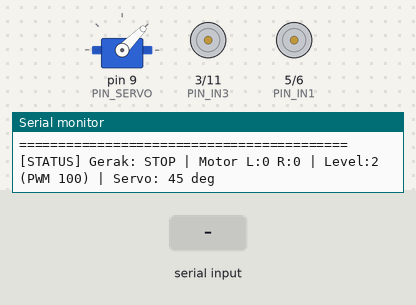
The sketch below on a simulated Arduino Uno, built with avr-gcc and run on an emulated ATmega328P. Parts: servo, motor-driver pin pairs drawn as motors (green arrow = first pin HIGH = forward, orange = second pin HIGH = backward, longer = more drive), the last lines printed to the serial monitor. The inputs (shaded band) are chosen by the test bench.

Above: at 1.2 s.
1.3 s: "e\n" received over Serial
At 1.8 s:
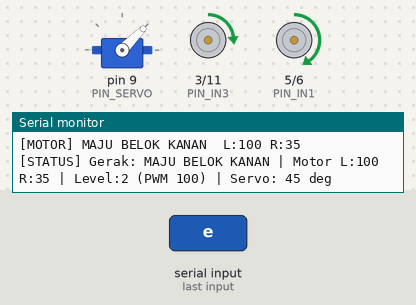
2.8 s: "z\n" received over Serial
At 3.9 s:
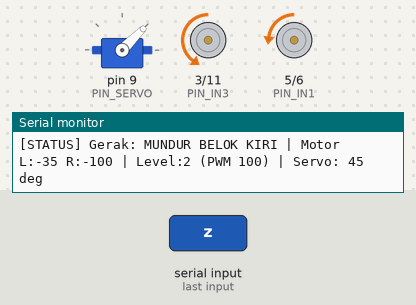
4.3 s: "c\n" received over Serial
At 5.0 s:
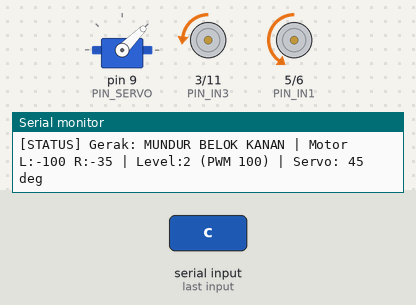
5.8 s: "w90\n" received over Serial
At 6.4 s:
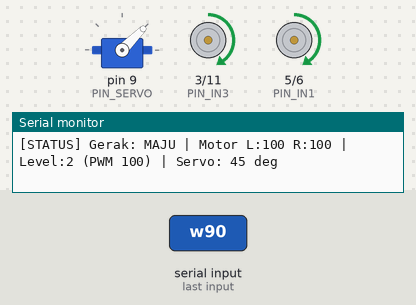
7.3 s: "s90\n" received over Serial
At 7.8 s:
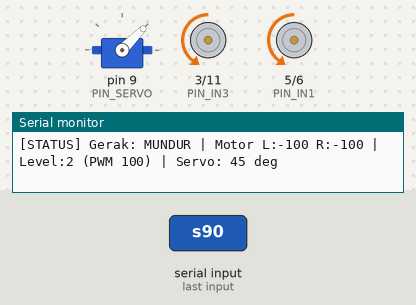
8.8 s: "a90\n" received over Serial
At 9.9 s:
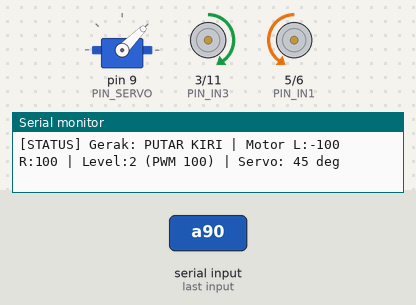
Timing chart, 0 to 11.3 s (numbered marks = the images above; inputs shaded):
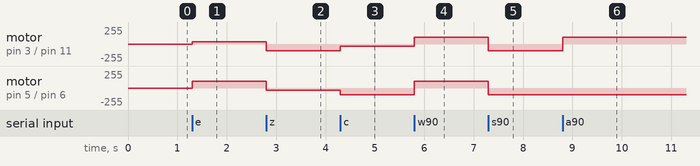

Measured:
- after the input at 1.3 s, motor on pin 3 (PIN_IN3) / pin 11 (PIN_IN4): stopped → forward 35/255 at once; motor on pin 5 (PIN_IN1) / pin 6 (PIN_IN2): stopped → forward 100/255 at once
- after the input at 2.8 s, motor on pin 3 (PIN_IN3) / pin 11 (PIN_IN4): forward 35/255 → backward 100/255 at once; motor on pin 5 (PIN_IN1) / pin 6 (PIN_IN2): forward 100/255 → backward 35/255 at once
- after the input at 4.3 s, motor on pin 3 (PIN_IN3) / pin 11 (PIN_IN4): backward 100/255 → backward 35/255 at once; motor on pin 5 (PIN_IN1) / pin 6 (PIN_IN2): backward 35/255 → backward 100/255 at once
- after the input at 5.8 s, motor on pin 3 (PIN_IN3) / pin 11 (PIN_IN4): backward 35/255 → forward 100/255 at once; motor on pin 5 (PIN_IN1) / pin 6 (PIN_IN2): backward 100/255 → forward 100/255 at once
- after the input at 7.3 s, motor on pin 3 (PIN_IN3) / pin 11 (PIN_IN4), motor on pin 5 (PIN_IN1) / pin 6 (PIN_IN2): forward 100/255 → backward 100/255 at once
- after the input at 8.8 s, motor on pin 3 (PIN_IN3) / pin 11 (PIN_IN4): backward 100/255 → forward 100/255 at once

The sketch:

robot_transporter_keyboard_v2.ino
```cpp
/*
  =====================================================================
   ROBOT TRANSPORTER V2 - Kontrol lewat KEYBOARD LAPTOP (Serial Monitor)
   Arduino Uno + Driver TA6586 + Servo
  =====================================================================
   Library: hanya Servo.h (bawaan Arduino IDE, tidak perlu download)

   Pembagian pin (sama dengan versi PS2):
     Motor A (kiri)  : IN1 = D5,  IN2 = D6   (driver D0, D1)
     Motor B (kanan) : IN3 = D3,  IN4 = D11  (driver D2, D3)
     Servo (sinyal)  : D9

   Cara pakai:
     1. Upload, lalu buka Serial Monitor (115200 baud).
     2. Ketik huruf perintah di kotak kirim, lalu tekan ENTER.
     3. Bisa juga beberapa perintah sekaligus, misal "2w" = level 2 lalu maju.

   PERINTAH GERAK:
     w = maju              s = mundur
     a = putar kiri        d = putar kanan
     q = maju belok kiri   e = maju belok kanan
     z = mundur belok kiri c = mundur belok kanan
     x atau spasi = STOP

   KECEPATAN:
     1 = pelan   2 = sedang   3 = cepat

   SERVO:
     i = naik 10 derajat   k = turun 10 derajat
     u = posisi ATAS       j = posisi TENGAH     m = posisi BAWAH
     v<angka> = sudut tertentu, contoh: v60

   LAIN-LAIN:
     p = tampilkan status    h = tampilkan bantuan
  =====================================================================
*/

#include <Servo.h>

// ---------------------- PIN ----------------------
#define PIN_IN1    5    // Motor A
#define PIN_IN2    6    // Motor A
#define PIN_IN3    3    // Motor B
#define PIN_IN4    11   // Motor B
#define PIN_SERVO  9

// ------------------- PENGATURAN ------------------
const bool BALIK_MOTOR_KIRI  = false;   // true kalau arah motor kiri terbalik
const bool BALIK_MOTOR_KANAN = false;   // true kalau arah motor kanan terbalik
const bool TUKAR_KIRI_KANAN  = false;   // true kalau motor kiri & kanan tertukar

const int SPEED_LEVEL[] = {80, 100, 180}; // pelan, sedang, cepat (maks 255)
int speedIndex = 1;                        // mulai dari "sedang"
const int RASIO_BELOK = 35;                // roda dalam saat belok = 35% kecepatan

// Servo (sesuaikan dengan mekanik gripper / lifter)
const int SERVO_BAWAH  = 0;
const int SERVO_TENGAH = 45;
const int SERVO_ATAS   = 90;
const int SERVO_STEP   = 10;               // derajat per tekan i / k

// Berhenti otomatis setelah X ms sejak perintah gerak terakhir.
// 0 = nonaktif (robot jalan terus sampai diberi perintah x / spasi).
// Contoh 500 = tiap perintah gerak membuat robot jalan 0,5 detik lalu berhenti.
const unsigned long AUTO_STOP_MS = 0;

// Tampilkan status otomatis tiap X ms selama robot bergerak (0 = nonaktif)
const unsigned long STATUS_BERKALA_MS = 1000;
// -------------------------------------------------

Servo servoAngkut;

int servoPos   = SERVO_TENGAH;
int motorKiri  = 0;
int motorKanan = 0;
char gerakTerakhir = 'x';
const char *namaGerak = "STOP";
unsigned long waktuGerak  = 0;
unsigned long lastStatus  = 0;

// ================= FUNGSI MOTOR =================
void setMotor(int pinA, int pinB, int speed) {
  speed = constrain(speed, -100, 100);
  if (speed > 0) {
    analogWrite(pinA, speed);
    digitalWrite(pinB, LOW);
  } else if (speed < 0) {
    digitalWrite(pinA, LOW);
    analogWrite(pinB, -speed);
  } else {
    digitalWrite(pinA, LOW);
    digitalWrite(pinB, LOW);
  }
}

void drive(int kiri, int kanan) {
  motorKiri  = kiri;
  motorKanan = kanan;
  if (TUKAR_KIRI_KANAN) { int t = kiri; kiri = kanan; kanan = t; }
  if (BALIK_MOTOR_KIRI)  kiri  = -kiri;
  if (BALIK_MOTOR_KANAN) kanan = -kanan;
  setMotor(PIN_IN1, PIN_IN2, kiri);
  setMotor(PIN_IN3, PIN_IN4, kanan);
}

// Jalankan gerakan sesuai huruf perintah, dengan kecepatan level saat ini
void jalankanGerak(char g) {
  int v  = SPEED_LEVEL[speedIndex];
  int vb = (long)v * RASIO_BELOK / 100;

  switch (g) {
    case 'w': drive( v,   v);   namaGerak = "MAJU";              break;
    case 's': drive(-v,  -v);   namaGerak = "MUNDUR";            break;
    case 'a': drive(-v,   v);   namaGerak = "PUTAR KIRI";        break;
    case 'd': drive( v,  -v);   namaGerak = "PUTAR KANAN";       break;
    case 'q': drive( vb,  v);   namaGerak = "MAJU BELOK KIRI";   break;
    case 'e': drive( v,   vb);  namaGerak = "MAJU BELOK KANAN";  break;
    case 'z': drive(-vb, -v);   namaGerak = "MUNDUR BELOK KIRI"; break;
    case 'c': drive(-v,  -vb);  namaGerak = "MUNDUR BELOK KANAN";break;
    default:  drive( 0,   0);   namaGerak = "STOP"; g = 'x';     break;
  }
  gerakTerakhir = g;
  waktuGerak = millis();
}

// ================= FUNGSI SERVO =================
void gerakServo(int sudut, const char *sebab) {
  int batasMin = min(SERVO_BAWAH, SERVO_ATAS);
  int batasMax = max(SERVO_BAWAH, SERVO_ATAS);
  bool mentok = (sudut < batasMin || sudut > batasMax);
  sudut = constrain(sudut, batasMin, batasMax);

  servoPos = sudut;
  servoAngkut.write(servoPos);

  Serial.print(F("[SERVO] "));
  Serial.print(servoPos);
  Serial.print(F(" deg  <- "));
  Serial.print(sebab);
  if (mentok) Serial.print(F("  (mentok batas)"));
  Serial.println();
}

// ================= TAMPILAN =================
void tampilkanStatus() {
  Serial.print(F("[STATUS] Gerak: "));  Serial.print(namaGerak);
  Serial.print(F(" | Motor L:"));       Serial.print(motorKiri);
  Serial.print(F(" R:"));               Serial.print(motorKanan);
  Serial.print(F(" | Level:"));         Serial.print(speedIndex + 1);
  Serial.print(F(" (PWM "));            Serial.print(SPEED_LEVEL[speedIndex]);
  Serial.print(F(") | Servo: "));       Serial.print(servoPos);
  Serial.println(F(" deg"));
}

void tampilkanBantuan() {
  Serial.println(F("\n============ KONTROL KEYBOARD ============"));
  Serial.println(F("  q   w   e      w/s = maju/mundur"));
  Serial.println(F("  a   x   d      a/d = putar kiri/kanan"));
  Serial.println(F("  z   s   c      q/e/z/c = belok sambil jalan"));
  Serial.println(F("                 x / spasi = STOP"));
  Serial.println(F("  1/2/3 = kecepatan pelan/sedang/cepat"));
  Serial.println(F("  i/k = servo naik/turun 10 deg"));
  Serial.println(F("  u/j/m = servo ATAS/TENGAH/BAWAH"));
  Serial.println(F("  v<angka> = servo ke sudut, contoh v60"));
  Serial.println(F("  p = status   h = bantuan"));
  Serial.println(F("  (ketik perintah lalu tekan ENTER)"));
  Serial.println(F("==========================================\n"));
}

// ================= BACA PERINTAH =================
void prosesPerintah(char c) {
  if (c >= 'A' && c <= 'Z') c = c - 'A' + 'a';   // huruf besar dianggap kecil

  switch (c) {
    // ---- gerak ----
    case 'w': case 's': case 'a': case 'd':
    case 'q': case 'e': case 'z': case 'c':
    case 'x': case ' ':
      jalankanGerak(c == ' ' ? 'x' : c);
      Serial.print(F("[MOTOR] "));
      Serial.print(namaGerak);
      Serial.print(F("  L:")); Serial.print(motorKiri);
      Serial.print(F(" R:"));  Serial.println(motorKanan);
      break;

    // ---- kecepatan ----
    case '1': case '2': case '3':
      speedIndex = c - '1';
      Serial.print(F("[SPEED] Level "));
      Serial.print(speedIndex + 1);
      Serial.print(F(" (PWM "));
      Serial.print(SPEED_LEVEL[speedIndex]);
      Serial.println(F(")"));
      // kalau sedang bergerak, langsung pakai kecepatan baru
      if (gerakTerakhir != 'x') jalankanGerak(gerakTerakhir);
      break;

    // ---- servo ----
    case 'i': gerakServo(servoPos + SERVO_STEP, "i (naik)");      break;
    case 'k': gerakServo(servoPos - SERVO_STEP, "k (turun)");     break;
    case 'u': gerakServo(SERVO_ATAS,   "u (posisi ATAS)");        break;
    case 'j': gerakServo(SERVO_TENGAH, "j (posisi TENGAH)");      break;
    case 'm': gerakServo(SERVO_BAWAH,  "m (posisi BAWAH)");       break;
    case 'v': {
      int sudut = Serial.parseInt();   // baca angka setelah huruf v
      gerakServo(sudut, "v (sudut manual)");
      break;
    }

    // ---- info ----
    case 'p': tampilkanStatus();  break;
    case 'h': case '?': tampilkanBantuan(); break;

    // ---- abaikan karakter Enter ----
    case '\r': case '\n': break;

    default:
      Serial.print(F("[?] Perintah tidak dikenal: '"));
      Serial.print(c);
      Serial.println(F("'  (ketik h untuk bantuan)"));
  }
}

// ===================== SETUP =====================
void setup() {
  Serial.begin(115200);
  Serial.setTimeout(50);   // batas tunggu angka untuk perintah v<angka>

  pinMode(PIN_IN1, OUTPUT);
  pinMode(PIN_IN2, OUTPUT);
  pinMode(PIN_IN3, OUTPUT);
  pinMode(PIN_IN4, OUTPUT);
  drive(0, 0);

  servoAngkut.attach(PIN_SERVO);
  servoAngkut.write(servoPos);

  Serial.println(F("\n=== ROBOT TRANSPORTER V2 (KEYBOARD) ==="));
  if (AUTO_STOP_MS > 0) {
    Serial.print(F("Auto-stop aktif: robot berhenti "));
    Serial.print(AUTO_STOP_MS);
    Serial.println(F(" ms setelah perintah gerak."));
  }
  tampilkanBantuan();
  tampilkanStatus();
}

// ===================== LOOP =====================
void loop() {
  while (Serial.available()) {
    prosesPerintah(Serial.read());
  }

  // Auto-stop (kalau diaktifkan)
  if (AUTO_STOP_MS > 0 && gerakTerakhir != 'x' && millis() - waktuGerak > AUTO_STOP_MS) {
    jalankanGerak('x');
    Serial.println(F("[MOTOR] STOP (auto-stop)"));
  }

  // Status berkala selama robot bergerak
  if (STATUS_BERKALA_MS > 0 && gerakTerakhir != 'x' && millis() - lastStatus > STATUS_BERKALA_MS) {
    lastStatus = millis();
    tampilkanStatus();
  }
}
```
